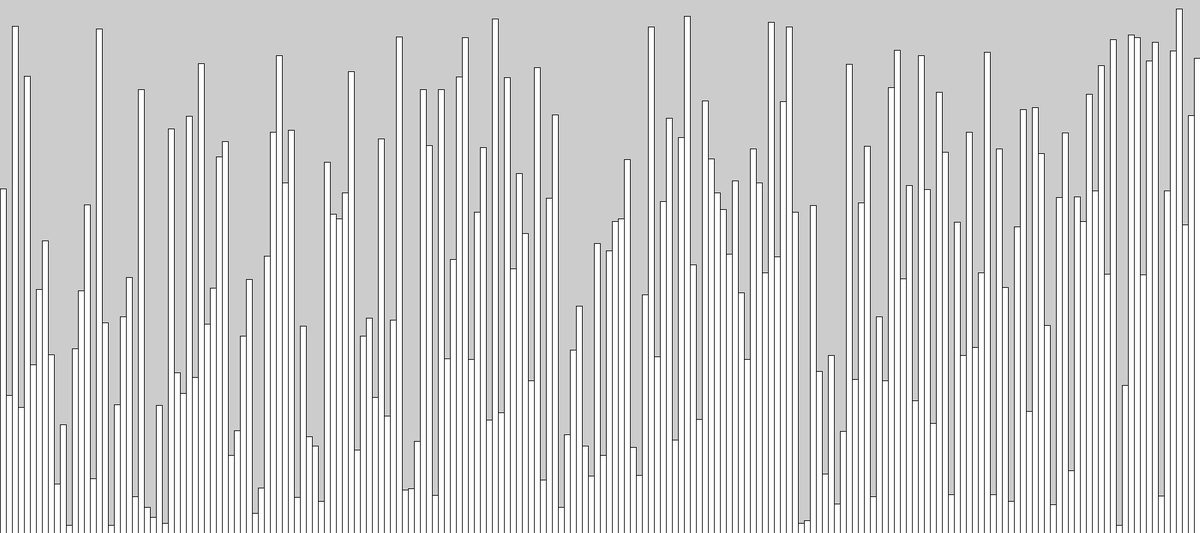
Frame 1 (no input)
Frame 60 (the mouse pressed at the canvas centre just before this capture): identical to frame 1, image omitted
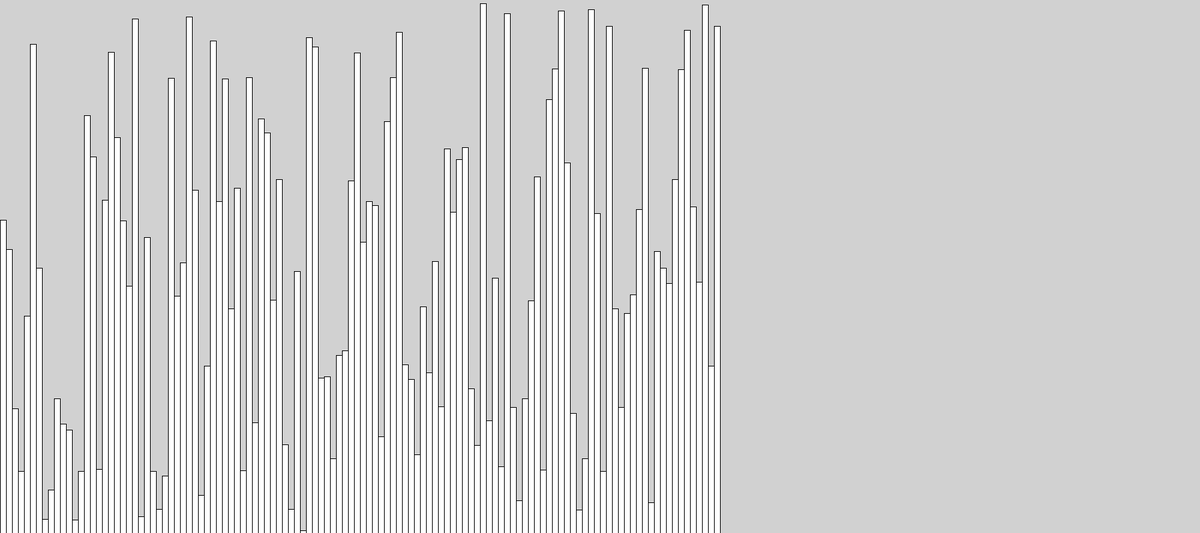
Frame 120 (the mouse held since frame 60 and released just before this capture)

The Processing sketch that drew these frames (run headless with seeded random() and noise(); from frame 60 on, the mouse is pressed at the canvas centre):

// Processing sketch: sketch_210529a
// ── sketch_210529a.pde
int[] integerArray = new int[200];
int deltaX = 4;

void setup() {
  size(1800, 800);
  deltaX = width/integerArray.length;
  System.out.println(deltaX);
  
  for(int i = 0; i < integerArray.length; i++){
    int randomNumbers = int(random(0, height));
    integerArray[i] = randomNumbers;
  }
}

void draw() {  
  for(int i = 0; i < integerArray.length; i++){
    rect(i*deltaX, height-integerArray[i], deltaX, integerArray[i]);
  }
  
  if (mousePressed) {
    background(209);
    for(int i = 0; i < integerArray.length; i++){
      int randomNumbers = int(random(0, height));
      integerArray[i] = randomNumbers;
    }
    
    for(int i = 0; i < Math.min(frameCount, integerArray.length); i++){
      rect(i*deltaX, height-integerArray[i], deltaX, integerArray[i]);
    }
  }
}
